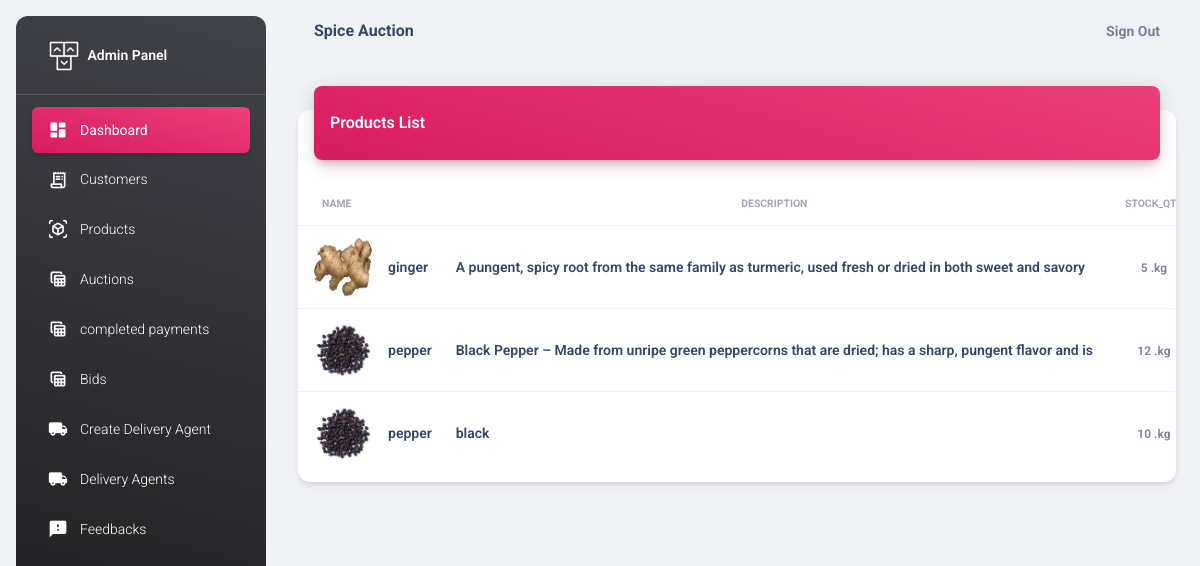
The page /adminapi/products/ (signed in) on the database its author committed.
### adminapi/models.py (models this page shows, shortened)
class Spice(models.Model):
    seller = models.ForeignKey(Seller, on_delete=models.CASCADE)
    name = models.CharField(max_length=100)
    description = models.CharField(max_length=100)
    stock_quantity = models.PositiveIntegerField(default=0)
    image = models.ImageField(upload_to="images", null=True)
    created_at = models.DateTimeField(auto_now_add=True)
    choices= [
        ('Available', 'Available'),
        ('Not Available', 'Not Available'),
    ]
    status=models.CharField(max_length=50, choices=choices, default='Available')

### adminapi/views.py (the view)
# urls.py: path("products/",views.ProductsView.as_view(),name="products"),
@method_decorator(decs,name="dispatch")
class ProductsView(ListView):
    template_name="products.html"
    model=Spice
    context_object_name="spices"

### adminapi/views.py (called while the page is built)
def signin_required(fn):
    def wrapper(request,*args,**kwargs):
        if not request.user.is_authenticated:
            messages.error(request,"invalid session!..please login")
            return redirect("signin")
        else:
            return fn(request,*args,**kwargs)
    return wrapper

def is_admin(fn):
    def wrapper(request,*args,**kwargs):
        if not request.user.is_superuser:
            messages.error(request,"Permission denied for current user !")
            return redirect("adminsignin")
        else:
            return fn(request,*args,**kwargs)
    return wrapper

### adminapi/templates/products.html (shortened to what this page needs)
{%extends 'base.html'%}
{%load static%}
{%block body_block%}
<div class="container-fluid py-4">
    <div class="row">
      <div class="col-12">
        <div class="card my-4">
          <div class="card-header p-0 position-relative mt-n4 mx-3 z-index-2">
            <div class="bg-gradient-primary shadow-primary border-radius-lg pt-4 pb-3">
              <h6 class="text-white text-capitalize ps-3">Products List</h6>
            </div>
          </div>
          <div class="card-body px-0 pb-2">
            <div class="table-responsive p-0">
              <table class="table align-items-center mb-0">
                <thead>
                  <tr>
                    <th class="text-uppercase text-secondary text-xxs font-weight-bolder opacity-7">Name</th>
                    <th class="text-center text-uppercase text-secondary text-xxs font-weight-bolder opacity-7">Description</th>
                    <th class="text-center text-uppercase text-secondary text-xxs font-weight-bolder opacity-7">Stock_qty</th>
                  </tr>
                </thead>
                <tbody>
                    {%for s in spices%}
                        <tr>
                            <td>
                            <div class="d-flex px-2 py-1">
                                <div>
                                <img src="{{s.image.url}}" class="avatar avatar-lg me-3 border-radius-lg">
                                </div>
                                <div class="d-flex flex-column justify-content-center">
                                <h6 class="mb-0 text-sm">{{s.name}}</h6>
                                </div>
                            </div>
                            </td>
                            <td>
                            <h6 class="mb-0 text-sm">{{s.description}}</h6>
                            </td>
                            <td class="align-middle text-center text-sm">
                            <span class="text-secondary text-xs font-weight-bold">{{s.stock_quantity}} .kg</span>
                            </td>
                        </tr>
                    {%endfor%}
                </tbody>
              </table>
            </div>
          </div>
        </div>
      </div>
    </div>
  </div>
{%endblock%}

### rows shown on the page
Spice: image (picture), name "ginger", description "A pungent, spicy root from the same family as turmeric, used fresh or dried in both sweet and savory", stock_quantity "5"
Spice: image (picture), name "pepper", description "Black Pepper – Made from unripe green peppercorns that are dried; has a sharp, pungent flavor and is", stock_quantity "12"
Spice: image (picture), name "pepper", description "black", stock_quantity "10"
